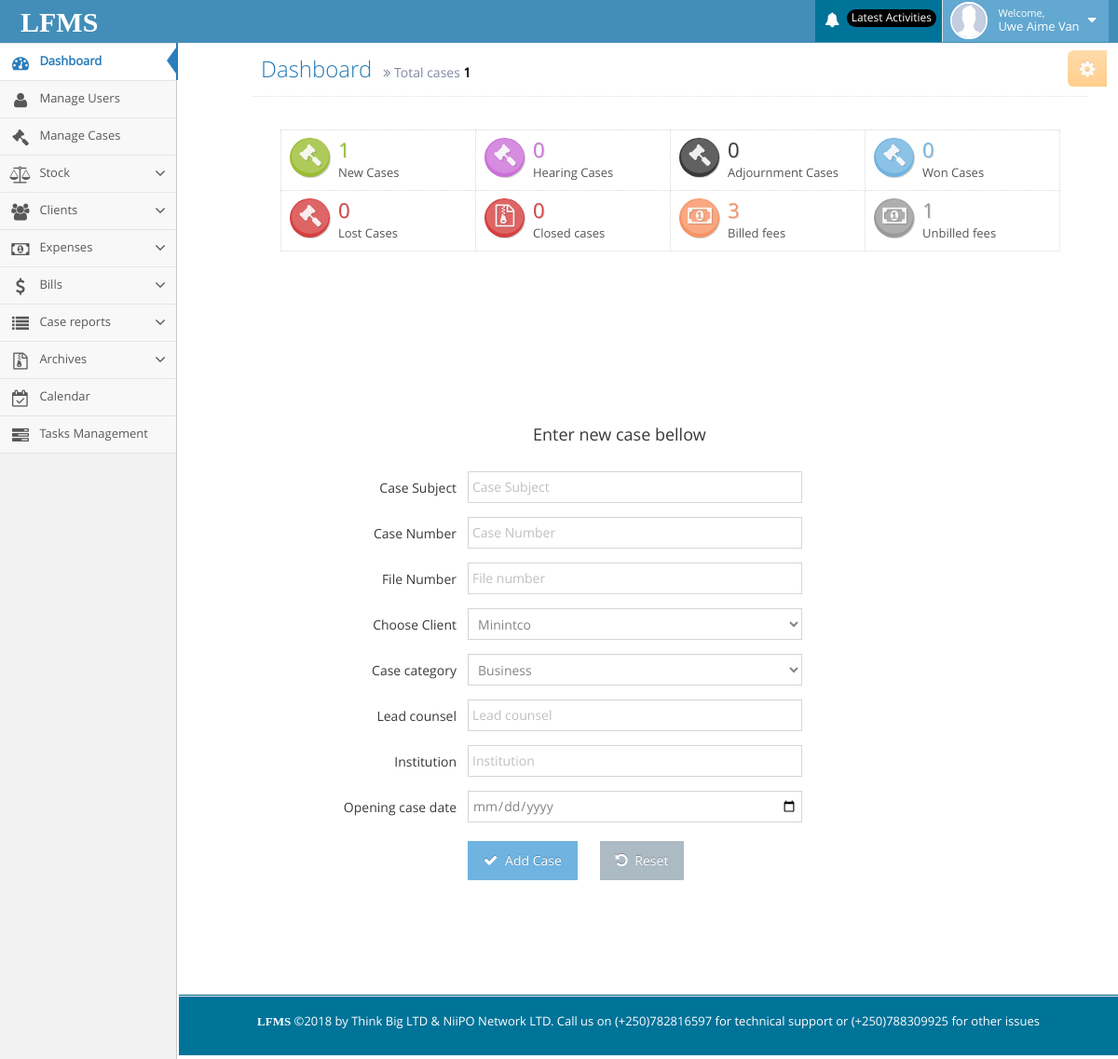
Page /lfms/home.php (signed in) on the committed database.
### tables this page shows
CREATE TABLE IF NOT EXISTS `permission` (
  `id` int(11) NOT NULL AUTO_INCREMENT,
  `user_id` varchar(100) NOT NULL,
  `permissions` varchar(200) NOT NULL,
  PRIMARY KEY (`id`)
);

### lfms/home.php (the view, shortened to what the rows shown need)
<?php include("include/header.php");?>
<div class="container" style="margin-right:0px; width: 80%;">
    <div class="page-content">
        <div class="page-header">
            <h1>
                Dashboard
                <small>
                    <i class="ace-icon fa fa-angle-double-right"></i>
                    <?php
                        $select_all = "SELECT * FROM case_infos";
                        $result_by_all = mysqli_query($db,$select_all);
                        $count_all = mysqli_num_rows($result_by_all);
                        ?>
                        Total cases <span style="color:#000;font-weight:bold;"><?php echo $count_all; ?></span>
                </small>
            </h1>
        </div>
        <div class="row" style="margin-top: -50px;">
            <div class="col-md-12">
            <h1 style="font-size: 18px;margin-left: 300px; ">Enter new case bellow</h1><br>
        </div>
    </div>
</div>
</div>

### lfms/include/header.php (shortened to what the rows shown need)
<?php include("include/connection.php"); ?>
<!DOCTYPE html>
<html lang="en">
<head>
    <link rel="stylesheet" href="assets/css/bootstrap.min.css"/>
    <link rel="stylesheet" href="assets/font-awesome/4.5.0/css/font-awesome.min.css"/>
    <link rel="stylesheet" href="assets/css/ace.min.css" class="ace-maican-stylesheet" id="main-ace-style"/>
    <link rel="stylesheet" href="assets/css/ace-skins.min.css"/>
    <link rel="stylesheet" href="assets/css/ace-rtl.min.css"/>
</head>
<body class="no-skin">
                <?php
                if (isset($_SESSION['user_id'])) {
                    $user_id = $_SESSION['user_id'];
                    ?>
                <?php } ?>
<div class="main-container ace-save-state" id="main-container">
    <div id="sidebar" class="sidebar responsive ace-save-state">
        <ul class="nav nav-list">
            <?php
            $select_all_permission = "SELECT * FROM permission WHERE `user_id` = '" . $user_id . "'";
            $result_all_permission = mysqli_query($db, $select_all_permission);
            while ($row_all = mysqli_fetch_array($result_all_permission)) {
                $permission_all = $row_all['permissions'];
                if ($permission_all == 2) {
                    ?>
                    <li class="">
                        <a href="super_lawyer_page.php">
                            <i class="menu-icon fa fa-user"></i>
                            <span class="menu-text"> Manage Users </span>
                        </a>
                    </li>
                <?php } elseif ($permission_all == 3) {
                    ?>
                    <li class="">
                        <a href="my_case.php">
                            <i class="menu-icon fa fa-legal"></i>
                            <span class="menu-text"> Manage Cases </span>
                        </a>
                    </li>
                <?php } elseif ($permission_all == 5) {
                    ?>
                    <li class="">
                        <a href="#" class="dropdown-toggle">
                            <i class="menu-icon fa fa-group"></i>
                            <span class="menu-text"> Clients </span>
                            <b class="arrow fa fa-angle-down"></b>
                        </a>
                    </li>
                    <?php
                } elseif ($permission_all == 4) {
                    ?>
                    <li class="">
                        <a href="#" class="dropdown-toggle">
                            <i class="menu-icon fa fa-balance-scale"></i>
                            <span class="menu-text"> Stock</span>
                            <b class="arrow fa fa-angle-down"></b>
                        </a>
                    </li>
                    <?php
                } elseif ($permission_all == 6) {
                    ?>
                    <li class="">
                        <a href="#" class="dropdown-toggle">
                            <i class="menu-icon fa fa-money"></i>
                            <span class="menu-text"> Expenses</span>
                            <b class="arrow fa fa-angle-down"></b>
                        </a>
                    </li>
                    <?php
                } elseif ($permission_all == 7) {
                    ?>
                    <li class="">
                        <a href="#" class="dropdown-toggle">
                            <i class="menu-icon fa fa-dollar"></i>
                            <span class="menu-text"> Bills </span>
                            <b class="arrow fa fa-angle-down"></b>
                        </a>
                    </li>
                    <?php
                } elseif ($permission_all == 8) {
                    ?>
                    <li class="">
                        <a href="#" class="dropdown-toggle">
                            <i class="menu-icon fa fa-list"></i>
                            <span class="menu-text"> Case reports </span>
                            <b class="arrow fa fa-angle-down"></b>
                        </a>
                    </li>
                    <li class="">
                        <a href="#" class="dropdown-toggle">
                            <i class="menu-icon fa fa-file-archive-o"></i>
                            <span class="menu-text"> Archives </span>
                            <b class="arrow fa fa-angle-down"></b>
                        </a>
                    </li>
                <?php } elseif ($permission_all == 9) {
                    ?>
                    <li class="">
                        <a href="calendar.php">
                            <i class="menu-icon fa fa-calendar-check-o"></i>
                            <span class="menu-text"> Calendar </span>
                        </a>
                    </li>
                <?php } elseif ($permission_all == 10) {
                    ?>
                    <li class="">
                        <a href="tasks.php">
                            <i class="menu-icon fa fa-tasks"></i>
                            <span class="menu-text"> Tasks Management </span>
                        </a>
                    </li>
                <?php }
            } ?>
        </ul>
    </div>
</div>
</body>
</html>

### rows in the picture
permission: permissions "2" (drawn)
permission: permissions "3" (drawn)
permission: permissions "4" (drawn)
permission: permissions "5" (drawn)
permission: permissions "6" (drawn)
permission: permissions "7" (drawn)
permission: permissions "8" (drawn)
permission: permissions "9" (drawn)
permission: permissions "10" (drawn)

### other values in the picture
$username "Uwe Aime Van"
$count_all "1"
$count_new_case "1"
$count_hearing_case "0"
$count_adjournment_case "0"
$count_won_case "0"
$count_lost_case "0"
$count_closed_case "0"
$count_billed "3"
$count_unbilled "1"
form field urega "Minintco"
form field category "Business"
